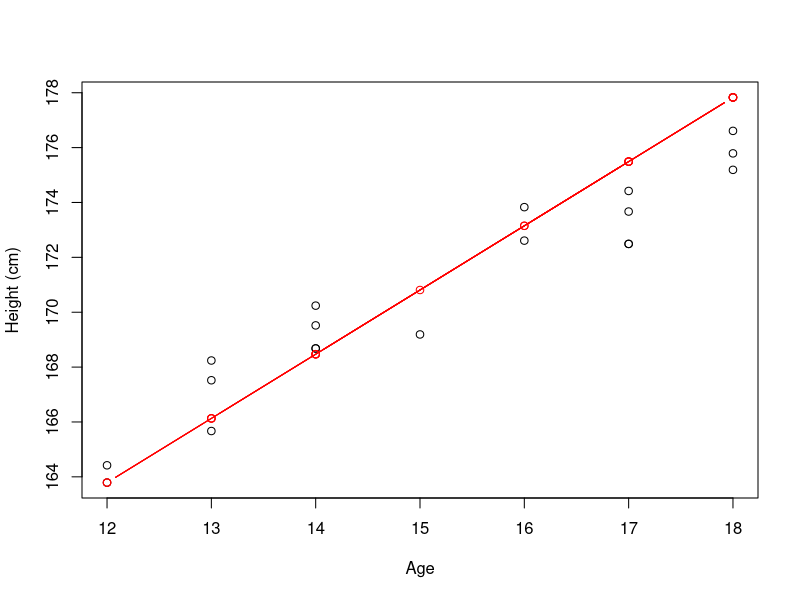

Recreate this plot in R.
## ---- chunk 1
W <- matrix(data = 1:9, nrow = 3, ncol = 3, byrow = FALSE); W
X <- matrix(data = 1:9, nrow = 3, ncol = 3, byrow = TRUE); X
Y <- diag(3); Y

Z <- apply(X = Y, MARGIN = 1, FUN = rev); Z
W * X
Y %*% Z
## ---- chunk 2
A <- matrix(data = NA, nrow = 3, ncol = 3)
for (i in 1:3) {
  for (j in 1:3) {
    A[i, j] <- i + j
  }
}
A

func_B <- function (b) {return(!as.logical(b %% 2))}
B <- apply(X = A, MARGIN = c(1, 2), func_B); B

func_C <- function (c) {return(as.numeric(c %in% c(1, 2, 3)))}
C <- apply(X = A, MARGIN = c(1, 2), func_C); C
## ---- chunk 3
factorial <- function (n) {
  if ((n == 0) || (n == 1)) {return(1)}
  else {return(n * factorial(n - 1))}
}
sapply(X = 0:9, FUN = factorial)
print(paste0('gamma(10) = ', gamma(10), ', and 9! = ', factorial(9)))
## ---- chunk 4
prime_seq <- function (n, i = 1, primes = c()) {
  if (length(primes) < n) {
    if (i == 2 || sum(as.numeric(i %% (1:i) == 0)) == 2) {
      prime_seq(n = n, i = i + 1, primes = c(primes, i))
    } else {
      prime_seq(n = n, i = i + 1, primes = primes)
    }
  } else {
    return(primes)
  }
}

fibonacci_seq <- function (n) {
  fib = c()
  for (i in 1:n) {
    if (i == 1) {
      fib <- c(fib, 0)
    } else if(i == 2) {
      fib <- c(fib, 1)
    } else {
      fib <- c(fib, fib[i - 1] + fib[i - 2])
    }
  }
  return(fib)
}

r_seq <- function (n) {return(floor(sqrt((1:n) * pi)))}

p <- prime_seq(n = 5); p
q <- fibonacci_seq(n = 5); q
r <- r_seq(5); r

A <- rbind(p, q, r); A
B <- cbind(p, q, r); B
## ---- chunk 5
set.seed(999)
beta_0 <- 140
beta_1 <- 2
ages <- sample(x = 12:18, size = 20, replace = TRUE)
heights <- round(x = beta_0 + beta_1 * ages + rnorm(n = 10, mean = 0, sd = 2), 
                 digits = 2)
data <- data.frame(heights = heights, ages = ages)
## ---- chunk 6
X <- cbind(rep(x = 1, times = 20), data$ages)
y <- as.matrix(data$heights)

beta_hat <- solve(t(X) %*% X) %*% t(X) %*% y; beta_hat
y_hat <- X %*% beta_hat

plot(x = data$ages, y = data$heights, xlab = 'Age', ylab = 'Height (cm)') 
par(new = TRUE)
plot(x = data$ages, y = y_hat, type = 'b', col = 'red', axes = FALSE, 
     xlab = "", ylab = "")

# Alternatively
summary(lm(heights ~ ages, data))
